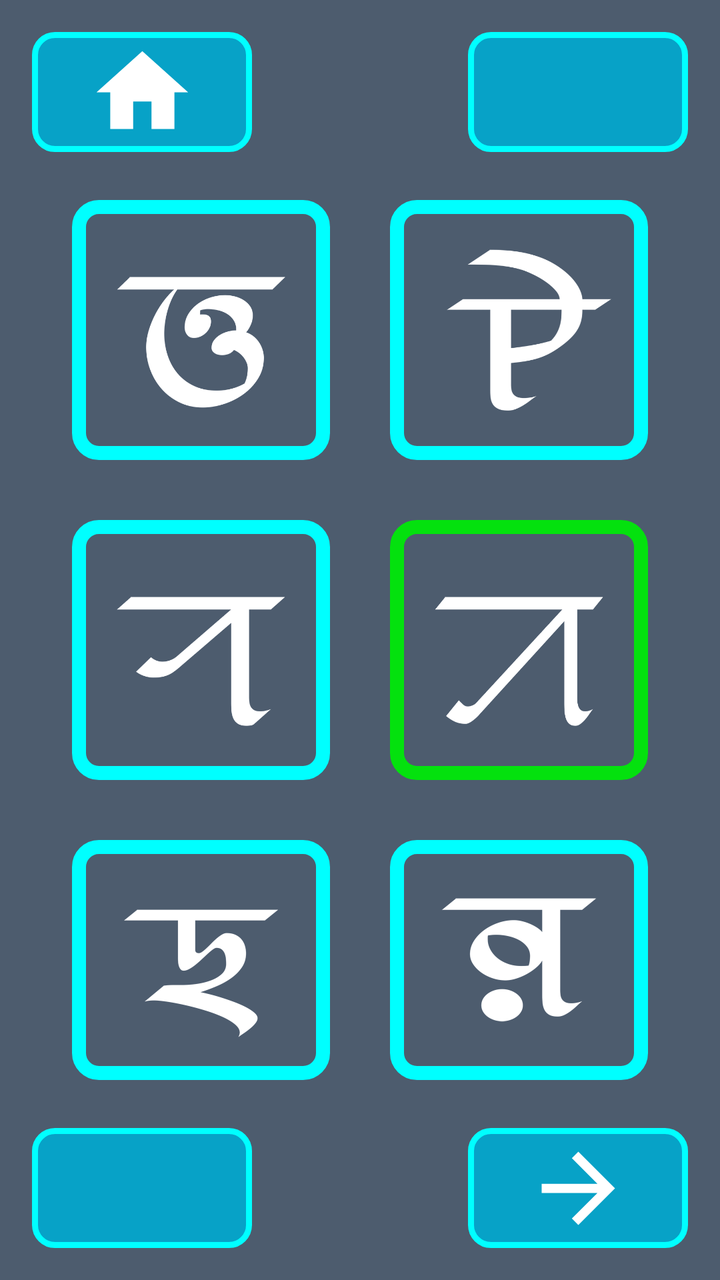
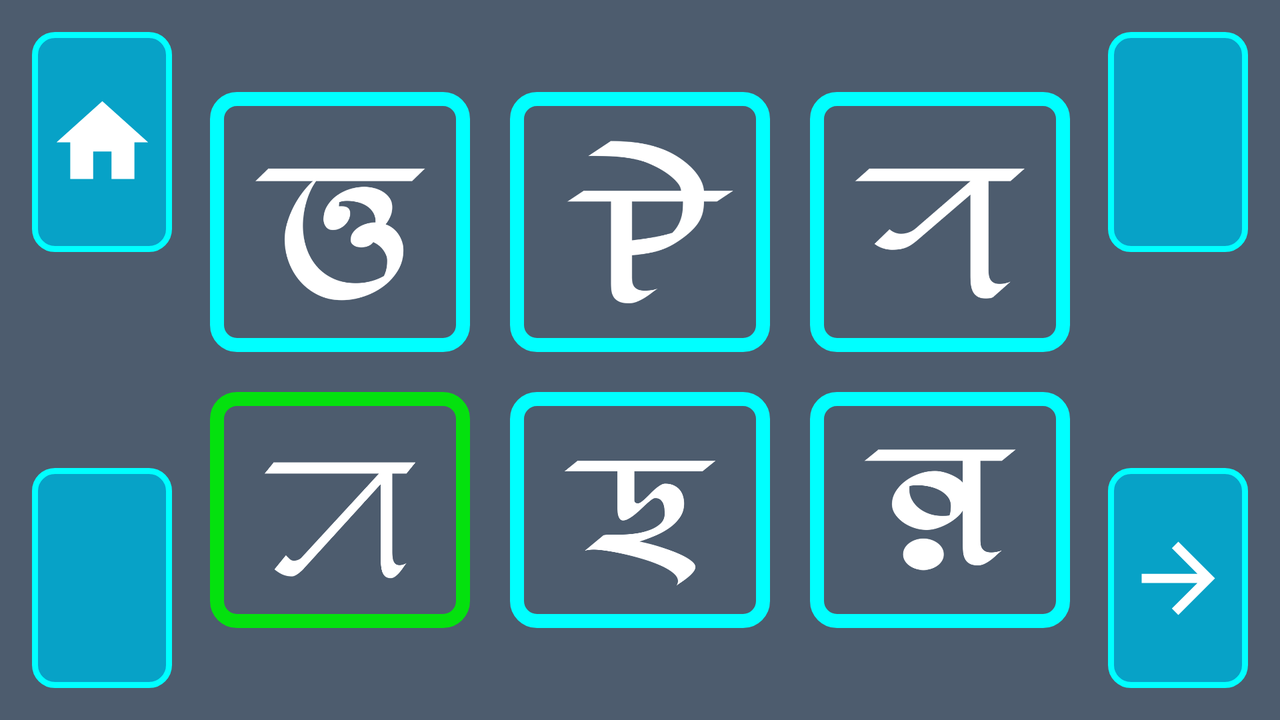

Two renders of one Android screen. The first uses the default layout on a phone; the second uses the alternative layout the repository ships for a different screen configuration, on a matching device. The two XML files are below.
<!-- AndroidManifest.xml: application theme AppTheme -->
<!-- res/layout/activity_l1_q10_r.xml -->
<?xml version="1.0" encoding="utf-8"?>
<RelativeLayout xmlns:android="http://schemas.android.com/apk/res/android"
    xmlns:tools="http://schemas.android.com/tools"
    android:layout_width="match_parent"
    android:layout_height="match_parent"
    tools:context=".L1Q2"
    android:padding="16dp"
    android:background="@color/colorPrimaryDark">

    <ImageButton
        android:id="@+id/home"
        android:background="@drawable/button_background"
        android:layout_width="110dp"
        android:layout_height="60dp"
        android:layout_alignParentLeft="true"
        android:layout_alignParentStart="true"
        android:layout_alignParentTop="true"
        android:contentDescription="@string/todo"
        android:src="@drawable/ic_home"/>

    <ImageButton
        android:id="@+id/repeat"
        android:layout_alignParentTop="true"
        android:background="@drawable/button_background"
        android:layout_width="110dp"
        android:layout_height="60dp"
        android:layout_alignParentRight="true"
        android:layout_alignParentEnd="true"
        android:contentDescription="@string/todo"
        android:src="@drawable/ic_retry"/>

    <RelativeLayout

        android:layout_centerInParent="true"
        android:layout_width="800dp"
        android:layout_height="480dp"
        android:padding="20dp">

        <ImageView
            android:id="@+id/q1"
            android:layout_toLeftOf="@+id/tr"
            android:layout_width="130dp"
            android:layout_height="130dp"
            android:background="@drawable/image_background"
            android:contentDescription="@string/todo"
            android:padding="10dp"
            android:src="@drawable/l1c"
            android:layout_toStartOf="@+id/tr" />

        <TextView
            android:id="@+id/tr"
            android:layout_centerHorizontal="true"
            android:layout_width="30dp"
            android:layout_height="20dp"/>

        <ImageView
            android:layout_toRightOf="@+id/tr"
            android:id="@+id/q2"
            android:layout_width="130dp"
            android:layout_height="130dp"
            android:background="@drawable/image_background"
            android:contentDescription="@string/todo"
            android:padding="10dp"
            android:src="@drawable/l1e"
            android:layout_toEndOf="@+id/tr" />

        <ImageView
            android:layout_marginTop="30dp"
            android:layout_below="@+id/q1"
            android:layout_toLeftOf="@+id/tr"
            android:id="@+id/q3"
            android:padding="10dp"
            android:background="@drawable/image_background"
            android:layout_width="130dp"
            android:layout_height="130dp"
            android:src="@drawable/l1f"
            android:contentDescription="@string/todo"
            android:layout_toStartOf="@+id/tr" />

        <ImageView
            android:layout_marginTop="30dp"
            android:layout_below="@+id/q1"
            android:layout_toRightOf="@+id/tr"
            android:id="@+id/q4"
            android:padding="10dp"
            android:background="@drawable/right_image_background"
            android:layout_width="130dp"
            android:layout_height="130dp"
            android:src="@drawable/l1a"
            android:contentDescription="@string/todo"
            android:layout_toEndOf="@+id/tr" />


        <ImageView
            android:layout_marginTop="30dp"
            android:layout_below="@+id/q3"
            android:layout_toLeftOf="@+id/tr"
            android:id="@+id/q5"
            android:padding="10dp"
            android:background="@drawable/image_background"
            android:layout_width="130dp"
            android:layout_height="130dp"
            android:src="@drawable/l1b"
            android:contentDescription="@string/todo"
            android:layout_toStartOf="@+id/tr" />

        <ImageView
            android:layout_marginTop="30dp"
            android:layout_below="@+id/q4"
            android:layout_toRightOf="@+id/tr"
            android:id="@+id/q6"
            android:padding="10dp"
            android:background="@drawable/image_background"
            android:layout_width="130dp"
            android:layout_height="130dp"
            android:src="@drawable/l1d"
            android:contentDescription="@string/todo"
            android:layout_toEndOf="@+id/tr" />



    </RelativeLayout>


    <ImageButton
        android:id="@+id/back"
        android:background="@drawable/button_background"
        android:layout_width="110dp"
        android:layout_height="60dp"
        android:layout_alignParentLeft="true"
        android:layout_alignParentStart="true"
        android:layout_alignParentBottom="true"
        android:contentDescription="@string/todo"
        android:src="@drawable/ic_arrow_back"/>

    <ImageButton
        android:id="@+id/forward"
        android:background="@drawable/button_background"
        android:layout_width="110dp"
        android:layout_height="60dp"
        android:layout_alignParentRight="true"
        android:layout_alignParentEnd="true"
        android:layout_alignParentBottom="true"
        android:contentDescription="@string/todo"
        android:src="@drawable/ic_arrow_forward"/>

</RelativeLayout>
<!-- resources referenced by this layout -->
<resources>
  <color name="colorPrimaryDark">#4D5C6E</color>
  <!-- drawable button_background (drawable) -->
  <?xml version="1.0" encoding="utf-8"?>
  <shape xmlns:android="http://schemas.android.com/apk/res/android"
      android:shape="rectangle">
      <solid android:color="#07A2C7"/>
      <corners android:radius="10dp"/>
      <stroke android:color="#00FFFF"
          android:width="3dp"/>
  </shape>
  <!-- drawable ic_arrow_forward (drawable) -->
  <vector android:height="55dp" android:tint="#FFFFFF"
      android:viewportHeight="24.0"
      android:viewportWidth="24.0"
      android:width="55dp"
      xmlns:android="http://schemas.android.com/apk/res/android">
  
      <path android:fillColor="#FF000000"
            android:pathData="M12,4l-1.41,1.41L16.17,11H4v2h12.17l-5.58,5.59L12,20l8,-8z"/>
  </vector>
  <!-- drawable ic_home (drawable) -->
  <vector android:height="55dp" android:tint="#FFFFFF"
      android:viewportHeight="24.0"
      android:viewportWidth="24.0"
      android:width="55dp"
      xmlns:android="http://schemas.android.com/apk/res/android">
  
      <path android:fillColor="#FF000000"
            android:pathData="M10,20v-6h4v6h5v-8h3L12,3 2,12h3v8z"/>
  </vector>
  <!-- drawable image_background (drawable) -->
  <?xml version="1.0" encoding="utf-8"?>
  <shape xmlns:android="http://schemas.android.com/apk/res/android"
      android:shape="rectangle">
      <solid android:color="@color/colorPrimaryDark"/>
      <corners android:radius="10dp"/>
      <stroke android:color="#00FFFF"
          android:width="7dp"/>
  </shape>
  <!-- drawable l1a: png bitmap (drawable, 8845 bytes) -->
  <!-- drawable l1b: png bitmap (drawable, 10586 bytes) -->
  <!-- drawable l1c: png bitmap (drawable, 13486 bytes) -->
  <!-- drawable l1d: png bitmap (drawable, 10815 bytes) -->
  <!-- drawable l1e: png bitmap (drawable, 10045 bytes) -->
  <!-- drawable l1f: png bitmap (drawable, 7759 bytes) -->
  <!-- drawable right_image_background (drawable) -->
  <?xml version="1.0" encoding="utf-8"?>
  <shape xmlns:android="http://schemas.android.com/apk/res/android"
      android:shape="rectangle">
      <solid android:color="@color/colorPrimaryDark"/>
      <corners android:radius="10dp"/>
      <stroke android:color="#04E10E"
          android:width="7dp"/>
  </shape>
  <string name="todo">TODO</string>
  <style name="AppTheme" parent="Theme.AppCompat.Light.NoActionBar">
          
          <item name="colorPrimary">@color/colorPrimary</item>
          <item name="colorPrimaryDark">@color/colorPrimaryDark</item>
          <item name="colorAccent">@color/colorAccent</item>
      </style>
  <color name="colorPrimary">#4D5C6E</color>
  <color name="colorAccent">#03DAC5</color>
</resources>
<!-- res/layout-land/activity_l1_q10_r.xml (the author's variant of the layout above) -->
<!-- drawn on the phone turned sideways -->
<?xml version="1.0" encoding="utf-8"?>
<RelativeLayout xmlns:android="http://schemas.android.com/apk/res/android"
    xmlns:tools="http://schemas.android.com/tools"
    android:layout_width="match_parent"
    android:layout_height="match_parent"
    tools:context=".L1Q2"
    android:padding="16dp"
    android:background="@color/colorPrimaryDark">

    <ImageButton
        android:id="@+id/home"
        android:background="@drawable/button_background"
        android:layout_width="70dp"
        android:layout_height="110dp"
        android:layout_alignParentLeft="true"
        android:layout_alignParentStart="true"
        android:layout_alignParentTop="true"
        android:contentDescription="@string/todo"
        android:src="@drawable/ic_home"/>

    <ImageButton
        android:id="@+id/repeat"
        android:layout_alignParentTop="true"
        android:background="@drawable/button_background"
        android:layout_width="70dp"
        android:layout_height="110dp"
        android:layout_alignParentRight="true"
        android:layout_alignParentEnd="true"
        android:contentDescription="@string/todo"
        android:src="@drawable/ic_retry"/>

    <RelativeLayout
        android:gravity="center"
        android:layout_centerHorizontal="true"
        android:layout_centerVertical="true"
        android:layout_centerInParent="true"
        android:layout_width="800dp"
        android:layout_height="480dp"
        android:padding="20dp">

        <ImageView
            android:layout_margin="10dp"
            android:id="@+id/q1"
            android:layout_toLeftOf="@+id/q2"
            android:layout_width="130dp"
            android:layout_height="130dp"
            android:background="@drawable/image_background"
            android:contentDescription="@string/todo"
            android:padding="10dp"
            android:src="@drawable/l1c"
            android:layout_toStartOf="@+id/q2" />

        <ImageView
            android:layout_margin="10dp"
            android:layout_centerHorizontal="true"
            android:id="@+id/q2"
            android:layout_width="130dp"
            android:layout_height="130dp"
            android:background="@drawable/image_background"
            android:contentDescription="@string/todo"
            android:padding="10dp"
            android:src="@drawable/l1e" />

        <ImageView
            android:layout_margin="10dp"
            android:layout_toRightOf="@+id/q2"
            android:id="@+id/q3"
            android:padding="10dp"
            android:background="@drawable/image_background"
            android:layout_width="130dp"
            android:layout_height="130dp"
            android:src="@drawable/l1f"
            android:contentDescription="@string/todo"
            android:layout_toEndOf="@+id/q2" />

        <ImageView
            android:layout_margin="10dp"
            android:layout_below="@+id/q2"
            android:layout_centerHorizontal="true"
            android:id="@+id/q5"
            android:padding="10dp"
            android:background="@drawable/image_background"
            android:layout_width="130dp"
            android:layout_height="130dp"
            android:src="@drawable/l1b"
            android:contentDescription="@string/todo" />


        <ImageView
            android:layout_margin="10dp"
            android:layout_below="@+id/q1"
            android:layout_toLeftOf="@+id/q2"
            android:id="@+id/q4"
            android:padding="10dp"
            android:background="@drawable/right_image_background"
            android:layout_width="130dp"
            android:layout_height="130dp"
            android:src="@drawable/l1a"
            android:contentDescription="@string/todo"
            android:layout_toStartOf="@+id/q2" />

        <ImageView
            android:layout_margin="10dp"
            android:layout_below="@+id/q2"
            android:layout_toRightOf="@+id/q2"
            android:id="@+id/q6"
            android:padding="10dp"
            android:background="@drawable/image_background"
            android:layout_width="130dp"
            android:layout_height="130dp"
            android:src="@drawable/l1d"
            android:contentDescription="@string/todo"
            android:layout_toEndOf="@+id/q2" />



    </RelativeLayout>


    <ImageButton
        android:id="@+id/back"
        android:background="@drawable/button_background"
        android:layout_width="70dp"
        android:layout_height="110dp"
        android:layout_alignParentLeft="true"
        android:layout_alignParentStart="true"
        android:layout_alignParentBottom="true"
        android:contentDescription="@string/todo"
        android:src="@drawable/ic_arrow_back"/>

    <ImageButton
        android:id="@+id/forward"
        android:background="@drawable/button_background"
        android:layout_width="70dp"
        android:layout_height="110dp"
        android:layout_alignParentRight="true"
        android:layout_alignParentEnd="true"
        android:layout_alignParentBottom="true"
        android:contentDescription="@string/todo"
        android:src="@drawable/ic_arrow_forward"/>

</RelativeLayout>
